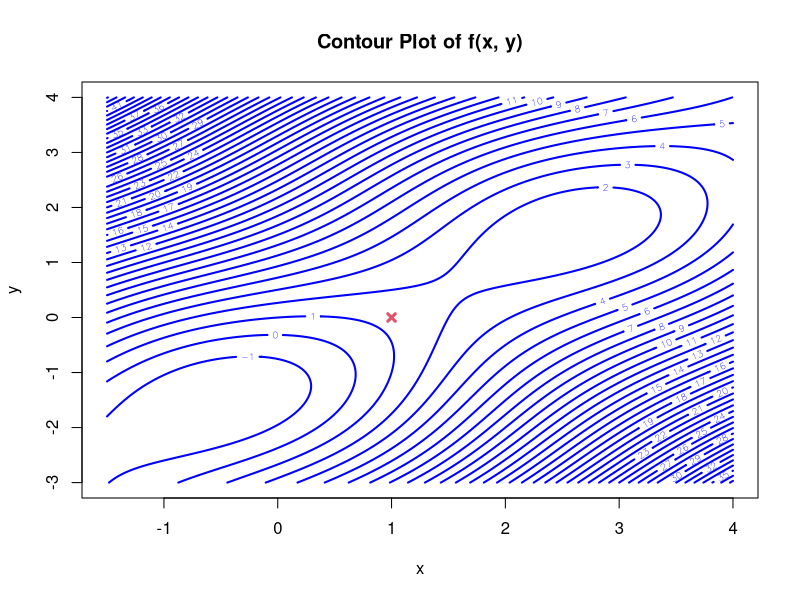

Source code (R): (Note: this script raises an error after producing the figure.)
## ---- chunk 1
knitr::opts_chunk$set(echo = TRUE)
## ---- chunk 2

f <- function(x, y) {
  sin(x + y) + (x - y)^2 - 1.5 * x + 2.5 * y + 1
}
x_values <- seq(-1.5, 4, length.out = 200)
y_values <- seq(-3, 4, length.out = 200)
coordinates <- expand.grid(x_values, y_values)

results <- matrix(apply(coordinates, 1, function(data) f(data[1], data[2])),nrow=length(x_values))

contour(x_values, y_values, results,nlevels = 40,xlab = "x", ylab = "y", main = "Contour Plot of f(x, y)",
        col = "blue", lty = 1, lwd = 2)
## ---- chunk 3

gradient <- function (x, y) {
  return(matrix(c(
    cos(x + y) + 2 * x - 2 * y - 1.5, cos(x + y) + 2 * y - 2 * x + 2.5
  ), nrow = 2))
  
}

Hessian <- function (x , y) {
  return(matrix(c(
    -sin(x + y) + 2, -sin(x + y) - 2, -sin(x + y) - 2, -sin(x + y) + 2
  ), nrow = 2))
}
## ---- chunk 4
#stopping criteria
convergence_crit<- function(res) {
  xt1<- res[,dim(res)[2]]
  xt<- res[,dim(res)[2]-1]
  return(as.vector(t (xt1-xt) %*% (xt1-xt)))
}

Newton_algorithm <- function (x_0, y_0) {
  res <- matrix ( c(x_0,y_0), nrow=2)
   res <- cbind(res, Hessian (x_0, y_0) %*% gradient (x_0 ,y_0)) 
   
   while (convergence_crit(res) >0.001) {
     xt1<- res[,dim(res)[2]]
     res_add <- xt1 - solve (Hessian (xt1[1], xt1[2])) %*% gradient (xt1[1] ,xt1[2])
     res <- cbind(res, res_add)
   }
   return (res)
} 


## ---- chunk 5
values<- matrix (c(2,4,
                   -1,0,
                   -2,-3,
                   2,0
                   #1,2,
                   #4,0.1
                  ),
                 ncol = 2,byrow = TRUE)
for (i in 1:nrow(values)) {
  res_df<-Newton_algorithm(values[i,1],values[i,2])
  #browser()
  cat('Newton_algorithm gives a mimimum value at (',print(res_df[1,dim(res_df)[2]]), ',', print(res_df[2,dim(res_df)[2]]),'at the ',dim(Newton_algorithm(2,1))[2]-1, 'iteration for a=',values[i,1], 'b=', values[i,2],'\n')
}
## ---- chunk 6
x <- c(0,0,0,0.1,0.1,0.3,0.3,0.9,0.9,0.9)
y <- c(0,0,1,0,1,1,1,0,1,1)

data <- rbind (x,y)
formular <- function(x) {1/(1+e^(-b[1]-b[2]*x))}

gradient <- function (b) {
  for (i in length(x)) {
    gradient <- (y[i]- formular(x[i])) %*% matrix (c(1,x[i]),nwor=2)
  }
  
}
#Steepest ascent function:
steepestasc <- function(x0, eps=1e-8, alpha0=1)
{
  xt   <- x0
  conv <- 999
  points(xt[1], xt[2], col=2, pch=4, lwd=3)
  while(conv>eps)
  {
    alpha <- alpha0
    xt1   <- xt
    xt    <- xt1 + alpha*gradient(xt1)
    while (g(xt)<g(xt1))
    {
      alpha <- alpha/2
      xt    <- xt1 + alpha*gradient(xt1)
    }
    points(xt[1], xt[2], col=2, pch=4, lwd=1)
    conv <- sum((xt-xt1)*(xt-xt1))
  }
  points(xt[1], xt[2], col=4, pch=4, lwd=3)
  xt
}
steepestasc(c(1, 0))
